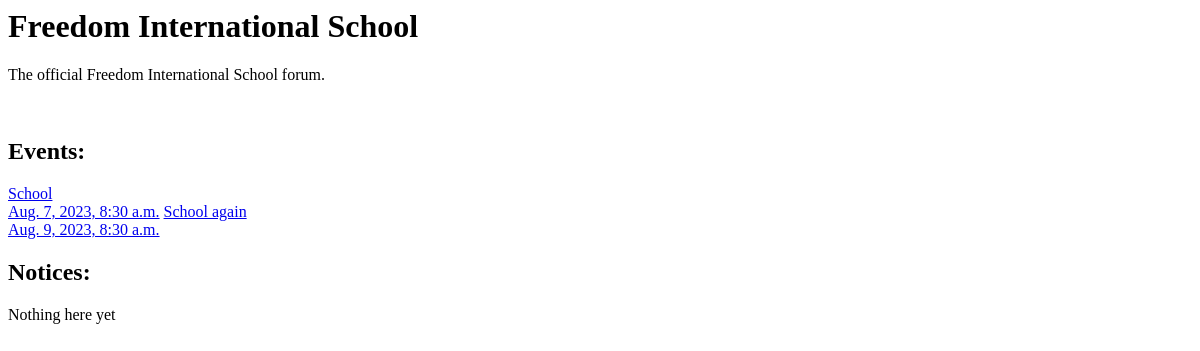
Before: /forums/1 with the older database file.
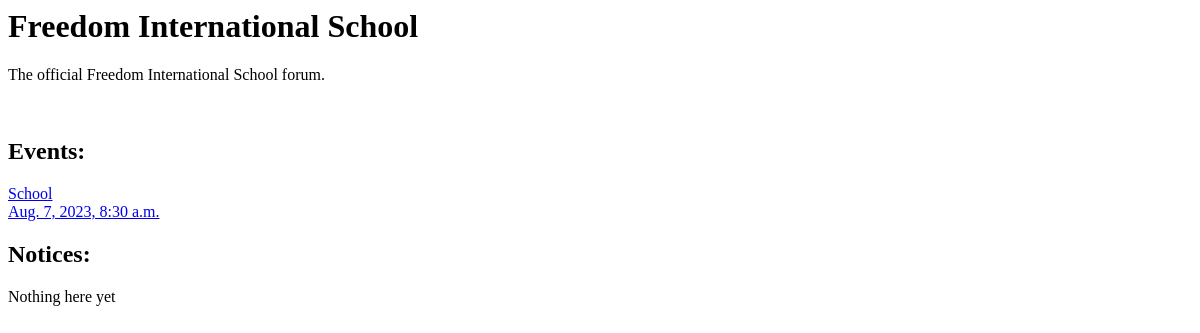
After: the same page with the newer database file.
### forums/models.py (models this page shows, shortened)
class Events(models.Model):
    forum = models.ManyToManyField(Forum,related_name='events')
    title = models.CharField(max_length=150)
    about = models.TextField()
    date = models.DateTimeField()
    is_public = models.BooleanField(default=False)
    users_added = models.ManyToManyField(CustomUser,blank=True,related_name='events_added')

### forums/views.py (the view)
# urls.py: path('forums/<int:forum_id>',views.forum,name='forum'),
def forum(request,forum_id):
    forum = Forum.objects.get(id=forum_id)
    events = Events.objects.filter(forum__id = forum_id)
    notices = Notices.objects.filter(forum__id=forum_id)
    context = {'forum':forum,'events':events,'notices':notices,}
    return render(request,'forum.html',context)

### templates/forum.html (shortened to what this page needs)
<h1>{{forum.name}}</h1>
<p>{{forum.about}}</p>
<h2>Events:</h2>
{% for event in events %}
    <a href="{% url 'forums:event' event.id %}">{{event.title}}<br>{{event.date}}</a>
{% endfor %}
<h2>Notices:</h2>
{% for notice in notices %}
    <p>{{notice.title}}</p>
{% empty %}
    <p>Nothing here yet</p>
{% endfor %}

Changed rows visible on the page:
removed Events: title "School again", date "Aug. 9, 2023, 8:30 a.m."
